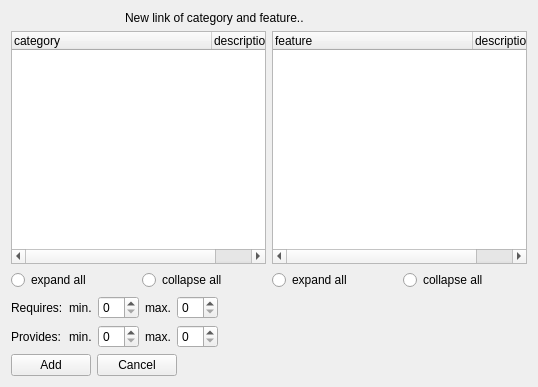
<?xml version="1.0" encoding="UTF-8"?>
<ui version="4.0">
 <class>categories_features_add_form</class>
 <widget class="QWidget" name="categories_features_add_form">
  <property name="geometry">
   <rect>
    <x>0</x>
    <y>0</y>
    <width>538</width>
    <height>387</height>
   </rect>
  </property>
  <property name="windowTitle">
   <string>Add a category/feature link</string>
  </property>
  <layout class="QGridLayout" name="gridLayout">
   <item row="5" column="0">
    <layout class="QHBoxLayout" name="horizontalLayout">
     <item>
      <widget class="QPushButton" name="link">
       <property name="text">
        <string>Add</string>
       </property>
       <property name="form" stdset="0">
        <string notr="true">categories_features</string>
       </property>
       <property name="global.categoryState" stdset="0">
        <string notr="true">{category.state}</string>
       </property>
       <property name="global.featureState" stdset="0">
        <string notr="true">{feature.state}</string>
       </property>
       <property name="global.category_id" stdset="0">
        <string notr="true">{category.id}</string>
       </property>
       <property name="global.feature_id" stdset="0">
        <string notr="true">{feature.id}</string>
       </property>
       <property name="action" stdset="0">
        <string>create</string>
       </property>
       <property name="doctype" stdset="0">
        <string notr="true">CategoryFeature.simpleform</string>
       </property>
       <property name="rootelement" stdset="0">
        <string notr="true">CategoryFeature</string>
       </property>
      </widget>
     </item>
     <item>
      <widget class="QPushButton" name="cancel">
       <property name="text">
        <string>Cancel</string>
       </property>
       <property name="form" stdset="0">
        <string notr="true">categories_features</string>
       </property>
       <property name="global.categoryState" stdset="0">
        <string notr="true">{category.state}</string>
       </property>
       <property name="global.featureState" stdset="0">
        <string notr="true">{feature.state}</string>
       </property>
      </widget>
     </item>
     <item>
      <spacer name="horizontalSpacer">
       <property name="orientation">
        <enum>Qt::Horizontal</enum>
       </property>
       <property name="sizeHint" stdset="0">
        <size>
         <width>40</width>
         <height>20</height>
        </size>
       </property>
      </spacer>
     </item>
    </layout>
   </item>
   <item row="0" column="0">
    <layout class="QHBoxLayout" name="horizontalLayout_2">
     <item>
      <widget class="QLabel" name="label_2">
       <property name="maximumSize">
        <size>
         <width>32</width>
         <height>32</height>
        </size>
       </property>
       <property name="text">
        <string/>
       </property>
       <property name="pixmap">
        <pixmap resource="../qtclient.qrc">:/images/folders.png</pixmap>
       </property>
      </widget>
     </item>
     <item>
      <widget class="QLabel" name="label_3">
       <property name="maximumSize">
        <size>
         <width>32</width>
         <height>32</height>
        </size>
       </property>
       <property name="text">
        <string/>
       </property>
       <property name="pixmap">
        <pixmap resource="../qtclient.qrc">:/images/link_add.png</pixmap>
       </property>
      </widget>
     </item>
     <item>
      <widget class="QLabel" name="label_4">
       <property name="maximumSize">
        <size>
         <width>32</width>
         <height>32</height>
        </size>
       </property>
       <property name="text">
        <string/>
       </property>
       <property name="pixmap">
        <pixmap resource="../qtclient.qrc">:/images/chart_organisation.png</pixmap>
       </property>
      </widget>
     </item>
     <item>
      <widget class="QLabel" name="label">
       <property name="text">
        <string>New link of category and feature..</string>
       </property>
      </widget>
     </item>
    </layout>
   </item>
   <item row="2" column="0">
    <layout class="QGridLayout" name="gridLayout_2">
     <item row="2" column="1">
      <layout class="QHBoxLayout" name="horizontalLayout_4">
       <item>
        <widget class="QRadioButton" name="ignore_expand_feats">
         <property name="text">
          <string>expand all</string>
         </property>
        </widget>
       </item>
       <item>
        <widget class="QRadioButton" name="ignore_collapse_feats">
         <property name="text">
          <string>collapse all</string>
         </property>
        </widget>
       </item>
      </layout>
     </item>
     <item row="0" column="1">
      <widget class="QTreeWidget" name="feature">
       <property name="itemsExpandable">
        <bool>true</bool>
       </property>
       <property name="doctype" stdset="0">
        <string notr="true">FeatureHierarchyRequest.simpleform</string>
       </property>
       <property name="rootelement" stdset="0">
        <string notr="true">feature</string>
       </property>
       <property name="state" stdset="0">
        <string notr="true">{global.featureState}</string>
       </property>
       <property name="action" stdset="0">
        <string notr="true">read</string>
       </property>
       <attribute name="headerDefaultSectionSize">
        <number>200</number>
       </attribute>
       <column>
        <property name="text">
         <string>feature</string>
        </property>
       </column>
       <column>
        <property name="text">
         <string>description</string>
        </property>
       </column>
      </widget>
     </item>
     <item row="0" column="0">
      <widget class="QTreeWidget" name="category">
       <property name="itemsExpandable">
        <bool>true</bool>
       </property>
       <property name="doctype" stdset="0">
        <string notr="true">CategoryHierarchyRequest.simpleform</string>
       </property>
       <property name="rootelement" stdset="0">
        <string>category</string>
       </property>
       <property name="state" stdset="0">
        <string notr="true">{global.categoryState}</string>
       </property>
       <property name="action" stdset="0">
        <string notr="true">read</string>
       </property>
       <attribute name="headerDefaultSectionSize">
        <number>200</number>
       </attribute>
       <column>
        <property name="text">
         <string>category</string>
        </property>
       </column>
       <column>
        <property name="text">
         <string>description</string>
        </property>
       </column>
      </widget>
     </item>
     <item row="2" column="0">
      <layout class="QHBoxLayout" name="horizontalLayout_3">
       <item>
        <widget class="QRadioButton" name="ignore_expand_category">
         <property name="text">
          <string>expand all</string>
         </property>
        </widget>
       </item>
       <item>
        <widget class="QRadioButton" name="ignore_collapse_cats">
         <property name="text">
          <string>collapse all</string>
         </property>
        </widget>
       </item>
      </layout>
     </item>
    </layout>
   </item>
   <item row="3" column="0">
    <layout class="QFormLayout" name="formLayout">
     <property name="fieldGrowthPolicy">
      <enum>QFormLayout::AllNonFixedFieldsGrow</enum>
     </property>
     <item row="1" column="0">
      <widget class="QLabel" name="label_requires">
       <property name="text">
        <string>Requires:</string>
       </property>
      </widget>
     </item>
     <item row="1" column="1">
      <layout class="QHBoxLayout" name="horizontalLayout_5">
       <item>
        <widget class="QLabel" name="label_min_requires">
         <property name="text">
          <string>min.</string>
         </property>
         <property name="buddy">
          <cstring>min_requires</cstring>
         </property>
        </widget>
       </item>
       <item>
        <widget class="QSpinBox" name="min_requires"/>
       </item>
       <item>
        <widget class="QLabel" name="label_max_requires">
         <property name="text">
          <string>max.</string>
         </property>
         <property name="buddy">
          <cstring>max_requires</cstring>
         </property>
        </widget>
       </item>
       <item>
        <widget class="QSpinBox" name="max_requires"/>
       </item>
       <item>
        <spacer name="horizontalSpacer_2">
         <property name="orientation">
          <enum>Qt::Horizontal</enum>
         </property>
         <property name="sizeHint" stdset="0">
          <size>
           <width>40</width>
           <height>20</height>
          </size>
         </property>
        </spacer>
       </item>
      </layout>
     </item>
     <item row="2" column="0">
      <widget class="QLabel" name="label_7">
       <property name="text">
        <string>Provides:</string>
       </property>
      </widget>
     </item>
     <item row="2" column="1">
      <layout class="QHBoxLayout" name="horizontalLayout_6">
       <item>
        <widget class="QLabel" name="label_min_provides">
         <property name="text">
          <string>min.</string>
         </property>
         <property name="buddy">
          <cstring>min_provides</cstring>
         </property>
        </widget>
       </item>
       <item>
        <widget class="QSpinBox" name="min_provides"/>
       </item>
       <item>
        <widget class="QLabel" name="label_max_provides">
         <property name="text">
          <string>max.</string>
         </property>
         <property name="buddy">
          <cstring>max_provides</cstring>
         </property>
        </widget>
       </item>
       <item>
        <widget class="QSpinBox" name="max_provides"/>
       </item>
       <item>
        <spacer name="horizontalSpacer_3">
         <property name="orientation">
          <enum>Qt::Horizontal</enum>
         </property>
         <property name="sizeHint" stdset="0">
          <size>
           <width>40</width>
           <height>20</height>
          </size>
         </property>
        </spacer>
       </item>
      </layout>
     </item>
    </layout>
   </item>
  </layout>
 </widget>
 <tabstops>
  <tabstop>category</tabstop>
  <tabstop>ignore_expand_category</tabstop>
  <tabstop>ignore_collapse_cats</tabstop>
  <tabstop>feature</tabstop>
  <tabstop>ignore_expand_feats</tabstop>
  <tabstop>ignore_collapse_feats</tabstop>
  <tabstop>min_requires</tabstop>
  <tabstop>max_requires</tabstop>
  <tabstop>min_provides</tabstop>
  <tabstop>max_provides</tabstop>
  <tabstop>link</tabstop>
  <tabstop>cancel</tabstop>
 </tabstops>
 <resources>
  <include location="../qtclient.qrc"/>
  <include location="./qtclient.qrc"/>
 </resources>
 <connections>
  <connection>
   <sender>ignore_expand_category</sender>
   <signal>clicked()</signal>
   <receiver>category</receiver>
   <slot>expandAll()</slot>
   <hints>
    <hint type="sourcelabel">
     <x>44</x>
     <y>267</y>
    </hint>
    <hint type="destinationlabel">
     <x>47</x>
     <y>172</y>
    </hint>
   </hints>
  </connection>
  <connection>
   <sender>ignore_collapse_cats</sender>
   <signal>clicked()</signal>
   <receiver>category</receiver>
   <slot>collapseAll()</slot>
   <hints>
    <hint type="sourcelabel">
     <x>264</x>
     <y>267</y>
    </hint>
    <hint type="destinationlabel">
     <x>159</x>
     <y>172</y>
    </hint>
   </hints>
  </connection>
  <connection>
   <sender>ignore_expand_feats</sender>
   <signal>clicked()</signal>
   <receiver>feature</receiver>
   <slot>expandAll()</slot>
   <hints>
    <hint type="sourcelabel">
     <x>396</x>
     <y>267</y>
    </hint>
    <hint type="destinationlabel">
     <x>305</x>
     <y>172</y>
    </hint>
   </hints>
  </connection>
  <connection>
   <sender>ignore_collapse_feats</sender>
   <signal>clicked()</signal>
   <receiver>feature</receiver>
   <slot>collapseAll()</slot>
   <hints>
    <hint type="sourcelabel">
     <x>526</x>
     <y>267</y>
    </hint>
    <hint type="destinationlabel">
     <x>446</x>
     <y>172</y>
    </hint>
   </hints>
  </connection>
 </connections>
</ui>
